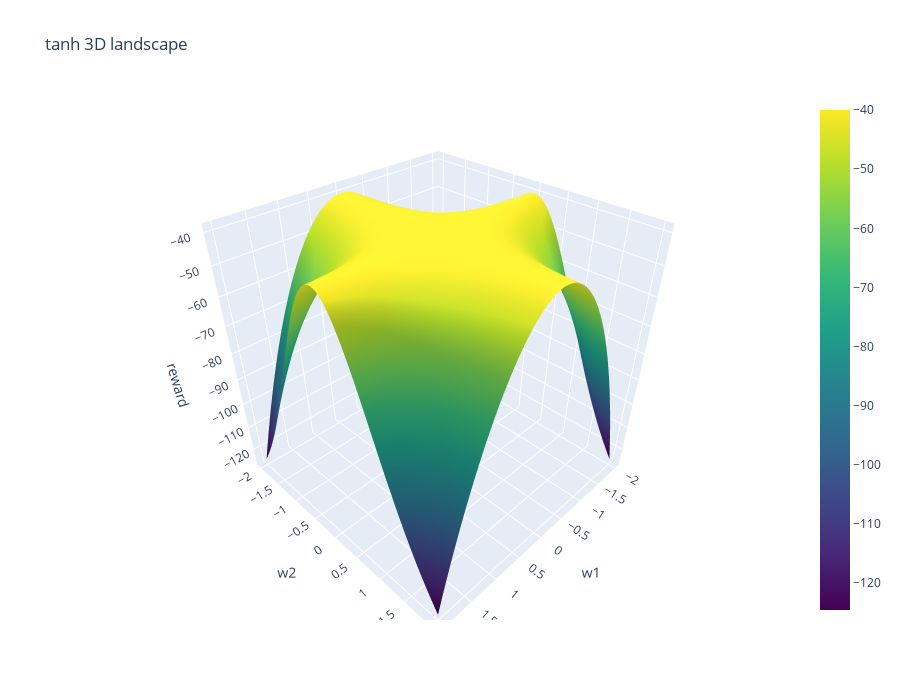
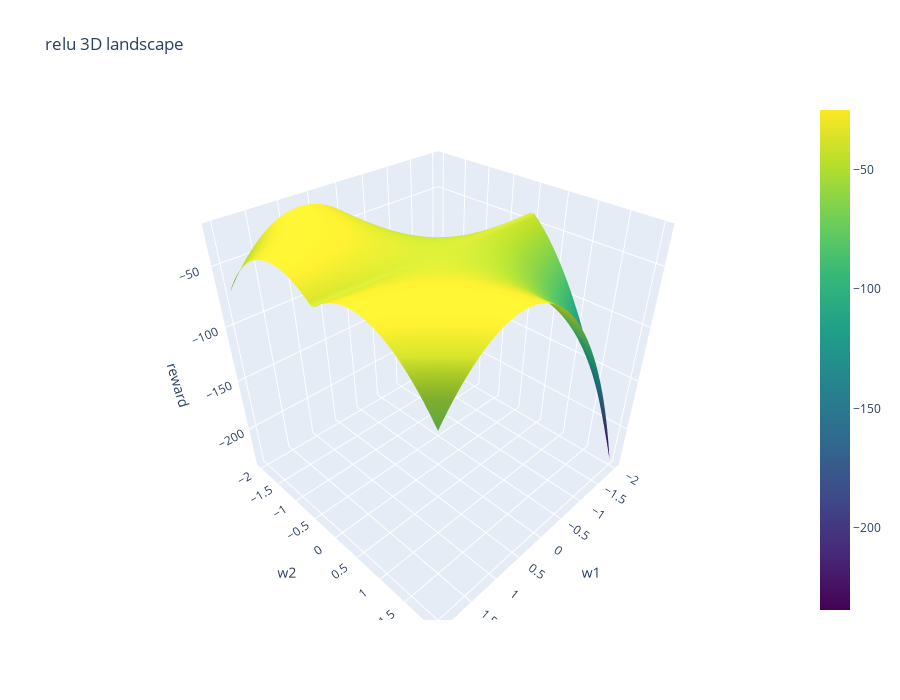

Write notebook code for charts like these, in order.
### Code cell
import numpy as np
import plotly.graph_objects as go

# simple one hidden unit network
def net(x, w1, w2, activation="tanh"):
    h = w1 * x
    if activation == "tanh":
        h = np.tanh(h)
    elif activation == "relu":
        h = np.maximum(0, h)
    return w2 * h

# simple reward
def rollout(w1, w2, activation):
    xs = np.linspace(-1, 1, 40)
    total = 0
    for x in xs:
        y = net(x, w1, w2, activation)
        total += -((y - 1.0)**2)
    return total

# compute grid
def compute_landscape(act):
    grid = 60
    wr = np.linspace(-2, 2, grid)
    Z = np.zeros((grid, grid))
    for i, w1 in enumerate(wr):
        for j, w2 in enumerate(wr):
            Z[i, j] = rollout(w1, w2, act)
    return wr, Z

# plot interactive 3d
def plot_interactive(act):
    wr, Z = compute_landscape(act)
    W1, W2 = np.meshgrid(wr, wr)
    
    fig = go.Figure(data=[
        go.Surface(x=W1, y=W2, z=Z, colorscale="Viridis")
    ])
    fig.update_layout(
        title=f"{act} 3D landscape",
        scene=dict(
            xaxis_title="w1",
            yaxis_title="w2",
            zaxis_title="reward"
        ),
        autosize=True,
        height=700
    )
    fig.show()

# generate both surfaces
plot_interactive("tanh")
plot_interactive("relu")

### Figure 1 — Plotly figure (JSON) as saved in the notebook; plotly's stock layout.template omitted (floating-point values rounded to 4 significant figures; data arrays with more than 128 entries replaced by an {"elided": "..."} marker saying what was removed)
{"data": [{"colorscale": [[0, "#440154"], [0.1111, "#482878"], [0.2222, "#3e4989"], [0.3333, "#31688e"], [0.4444, "#26828e"], [0.5556, "#1f9e89"], [0.6667, "#35b779"], [0.7778, "#6ece58"], [0.8889, "#b5de2b"], [1, "#fde725"]], "type": "surface", "x": {"elided": "60x60 float values"}, "y": {"elided": "60x60 float values"}, "z": {"elided": "60x60 float values"}}], "layout": {"autosize": true, "height": 700, "scene": {"xaxis": {"title": {"text": "w1"}}, "yaxis": {"title": {"text": "w2"}}, "zaxis": {"title": {"text": "reward"}}}, "title": {"text": "tanh 3D landscape"}}}

### Figure 2 — Plotly figure (JSON) as saved in the notebook; plotly's stock layout.template omitted (floating-point values rounded to 4 significant figures; data arrays with more than 128 entries replaced by an {"elided": "..."} marker saying what was removed)
{"data": [{"colorscale": [[0, "#440154"], [0.1111, "#482878"], [0.2222, "#3e4989"], [0.3333, "#31688e"], [0.4444, "#26828e"], [0.5556, "#1f9e89"], [0.6667, "#35b779"], [0.7778, "#6ece58"], [0.8889, "#b5de2b"], [1, "#fde725"]], "type": "surface", "x": {"elided": "60x60 float values"}, "y": {"elided": "60x60 float values"}, "z": {"elided": "60x60 float values"}}], "layout": {"autosize": true, "height": 700, "scene": {"xaxis": {"title": {"text": "w1"}}, "yaxis": {"title": {"text": "w2"}}, "zaxis": {"title": {"text": "reward"}}}, "title": {"text": "relu 3D landscape"}}}
